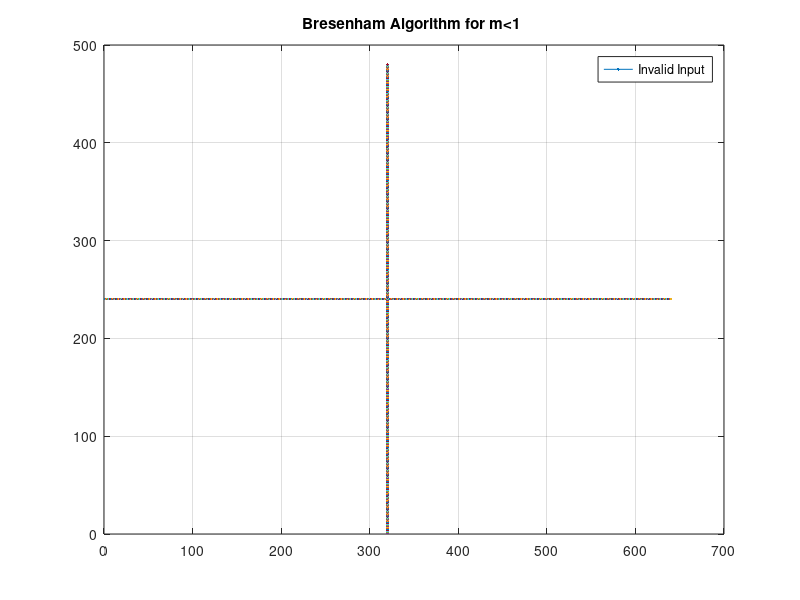

The MATLAB source for this figure:
%03-Draw a line using Breshenhams line drawing algorithm for |m|<1

xmax=640;
ymax=480;
x1=input('Enter a value for x1: ');
y1=input('Enter a value for y1: ');
x2=input('Enter a value for x2: ');
y2=input('Enter a value for y2: ');
for i=1:640
    x=i;
    y=ymax/2;
    plot(x,y);
hold on;
end
for i=1:480
    y=i;
    x=xmax/2;
    plot(x,y);
hold on;
end

title('Bresenham Algorithm for m<1 ');

%calculate the difference x-axis and y-axis
dx=abs(x2-x1);
dy=abs(y2-y1);

if(dx>dy)
    if(x1>x2)
        x=x2;
        y=y2;
        xend=x1;
    else
        x=x1;
        y=y1;
        xend=x2;
    end

 %decision parameter
 p=2*dy-dx;

 while(x<=xend)
     x=x+1;
  if p<0
     p=p+2*dy;
  else
     y=y+1;
     p=p+2*(dy-dx);
  end
  plot(320+x,240+y,"ok");
  hold on;
 end

else
legend(sprintf('Invalid Input'));
end
grid on;
